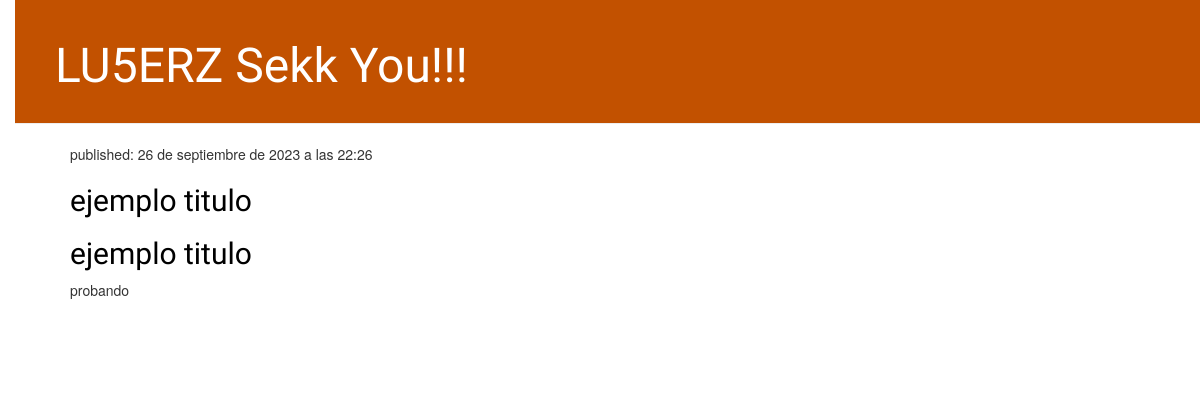
Before: / with the older database file.
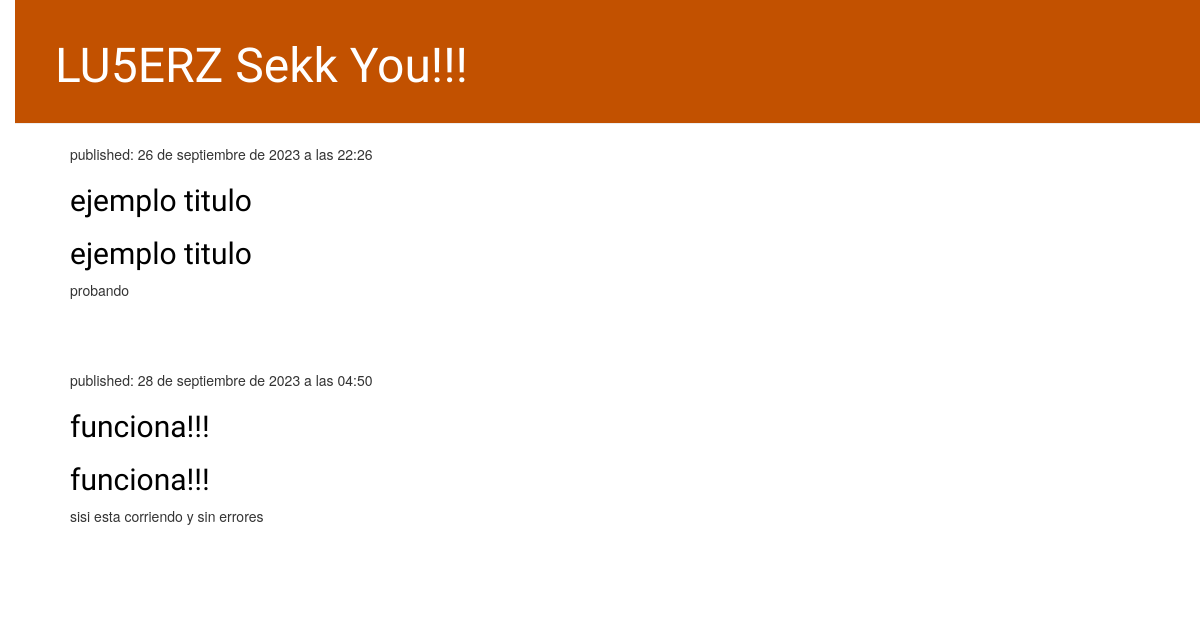
After: the same page with the newer database file.
### blog/models.py (models this page shows, shortened)
class Post(models.Model):
    author = models.ForeignKey(settings.AUTH_USER_MODEL, on_delete=models.CASCADE)
    title = models.CharField(max_length=200)
    text = models.TextField()
    created_date = models.DateTimeField(
            default=timezone.now)
    published_date = models.DateTimeField(
            blank=True, null=True)

### blog/views.py (the view)
# urls.py: path('', views.post_list, name='post_list'),
def post_list(request):
    posts = Post.objects.filter(published_date__lte=timezone.now()).order_by('published_date')
    return render(request, 'blog/post_list.html', {'posts': posts})

### blog/templates/blog/post_list.html
{% extends 'blog/base.html' %}
{% block content %}
{% for post in posts %}
        <div class="post">
                <p>published: {{ post.published_date }}</p>
                <h2><a href="{% url 'post_detail' pk=post.pk %}">{{ post.title }}</a></h2><h2><a href="">{{ post.title }}</a></h2>
                <p>{{ post.text|linebreaksbr }}</p>
            </div>
        {% endfor %}
{% endblock %}

### blog/templates/blog/base.html (shortened to what this page needs)
{% load static %}
<html>
    <head>
        <link rel="stylesheet" href="//maxcdn.bootstrapcdn.com/bootstrap/3.2.0/css/bootstrap.min.css">
        <link rel="stylesheet" href="//maxcdn.bootstrapcdn.com/bootstrap/3.2.0/css/bootstrap-theme.min.css">
        <link rel="stylesheet" href="static/css/blog.css">
    </head>
    <body>
        <div class="page-header">
            <h1><a href="/">LU5ERZ Sekk You!!!</a></h1>
        </div>
        <div class="content container">
            <div class="row">
                <div class="col-md-8">
                {% block content %}
                {% endblock %}
                </div>
            </div>
        </div>
    </body>
</html>

### blog/static/css/blog.css (style rules this page uses)
.page-header { background-color: #C25100; margin-top: 0; padding: 20px 20px 20px 40px; }
.page-header h1, .page-header h1 a, .page-header h1 a:visited, .page-header h1 a:active { color: #ffffff; font-size: 36pt; text-decoration: none; }
.content { margin-left: 40px; }
h1, h2, h3, h4 { font-family: 'Lobster', cursive; }
.post { margin-bottom: 70px; }
.post h2 a, .post h2 a:visited { color: #000000; }
body { padding-left: 15px; }

Changed rows visible on the page:
added Post: published_date "28 de septiembre de 2023 a las 04:50", title "funciona!!!", text "sisi esta corriendo y sin errores"
